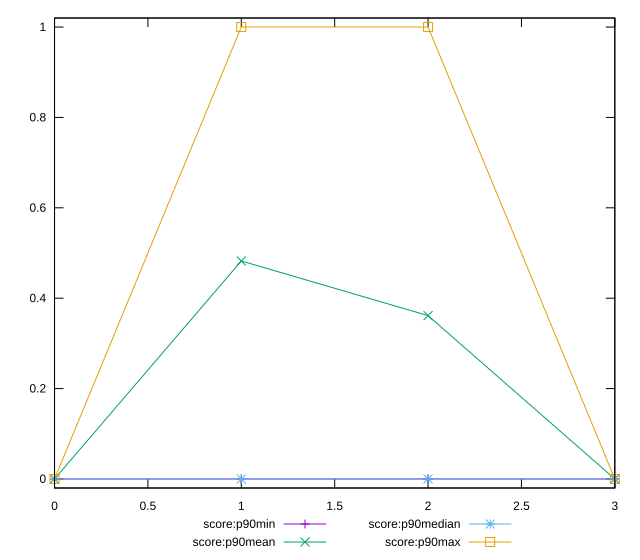

Recreate this plot in gnuplot.
reset

$scoreP90Min <<EOF
0 0
1 0
2 0
3 0
EOF

$scoreP90Mean <<EOF
0 0
1 0.4823529411764706
2 0.3614457831325301
3 0
EOF

$scoreP90Median <<EOF
0 0
1 0
2 0
3 0
EOF

$scoreP90Max <<EOF
0 0
1 1
2 1
3 0
EOF

set key outside below
set xrange [0:3]
set yrange [-0.02:1.02]
set trange [-0.02:1.02]
set terminal svg size 640, 560 enhanced background rgb 'white'
set output "reports/report_00027_2021-02-24T12-40-31.850Z/third-party-summary/progression/score.svg"

plot $scoreP90Min title "score:p90min" with linespoints, \
     $scoreP90Mean title "score:p90mean" with linespoints, \
     $scoreP90Median title "score:p90median" with linespoints, \
     $scoreP90Max title "score:p90max" with linespoints

reset
